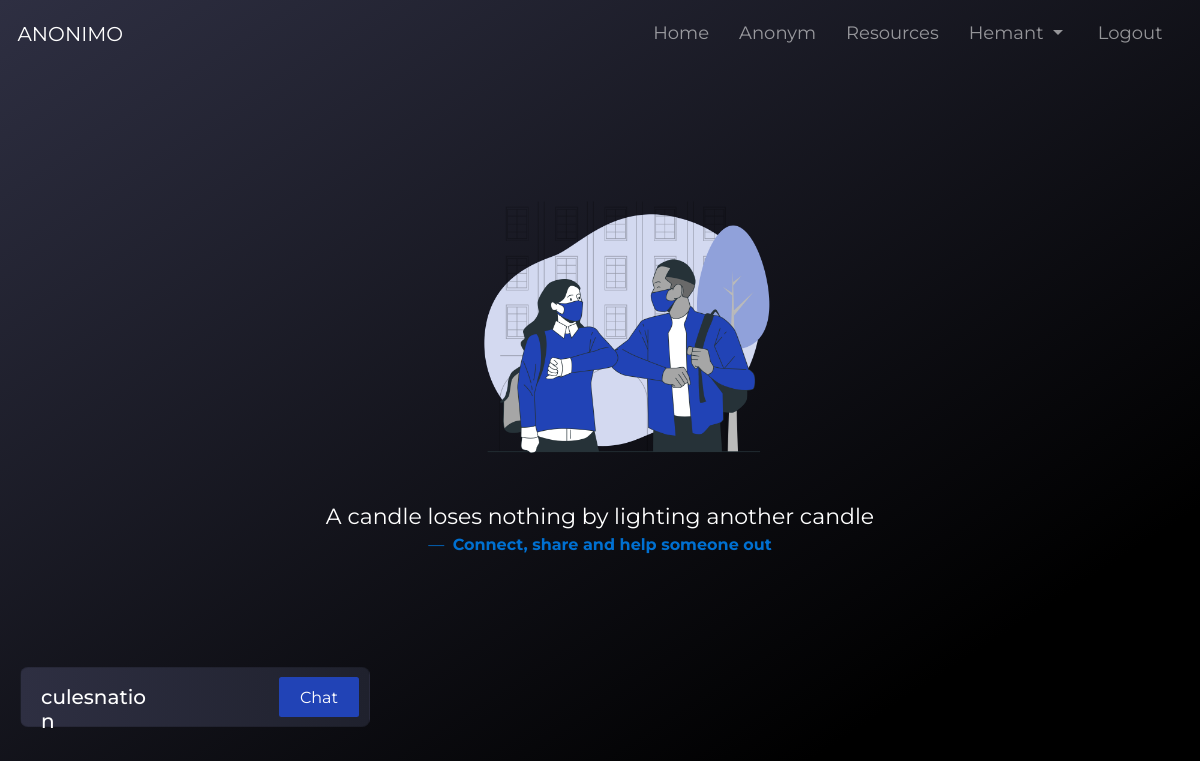
/chatlist (signed in), run on an earlier commit of the app's database.
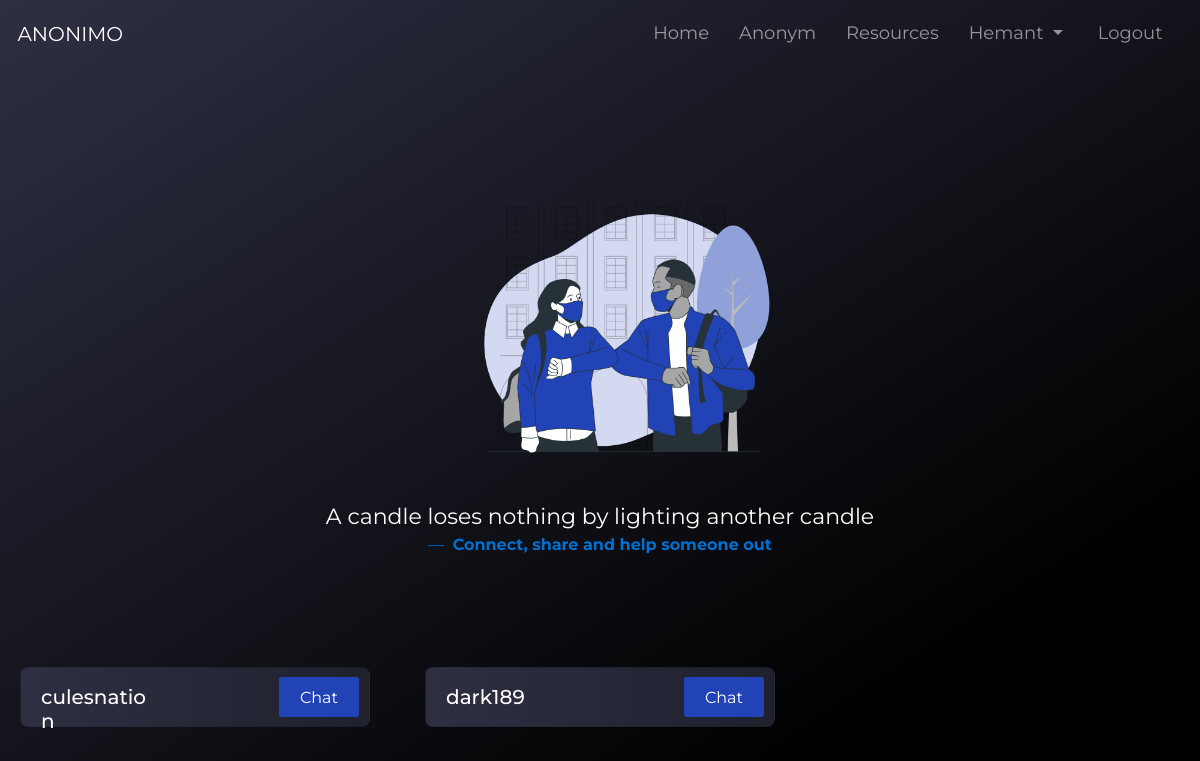
And on a later commit of the database.
### home/models.py (models this page shows, shortened)
class FollowersCount(models.Model):
    follower = models.CharField(max_length=1000)
    user = models.CharField(max_length=1000)

### home/views.py (the view)
# urls.py: path('chatlist',views.chatlist, name = "chatlist"),
def chatlist(request):
    allfollowers = FollowersCount.objects.all().filter(user = request.user)
    allProfiles = editProfile.objects.all()
    user_names_followers = []
    for name in allfollowers:
        current_user = User.objects.get(username = name.follower)
        user_names_followers.append(current_user)
    return render(request, 'chatlist.html',{'allfollowers': allfollowers,'allProfiles':allProfiles,'user_names_followers':user_names_followers})

### templates/chatlist.html (shortened to what this page needs)
{% extends 'base.html' %}
{% load static %}
{% block content %}
<link rel ="stylesheet" href="{% static 'css/chatlist.css' %}">
<link rel="stylesheet" href="https://cdnjs.cloudflare.com/ajax/libs/font-awesome/4.7.0/css/font-awesome.min.css">
<br><br><br><br><br><br>
<center>
  <figure>
    <div  class="chatlist-header-img">
      <img src="{% static 'img/Elbow bump-bro.png' %}" alt="" style="width: 30rem; height:auto;">
    </div>
    <blockquote class="blockquote">
      <p  style="font-size: 2.2rem; color: white; padding-top: 2rem;"> A candle loses nothing by lighting another candle</p>
    </blockquote>
    <figcaption class="blockquote-footer " style="font-size: 1.6rem; color: #0070d1;">
      <b>Connect, share and help someone out</b>
    </figcaption>
  </figure>
</center>
<div class="row row-cols-1 row-cols-md-3 g-4">
 {% for follower in allfollowers  %}
 <div class="col">
<div class="card">
  <div class="row no-gutters">
      <div class="col-sm-5">
        <div class="card-body">
          <h4 class="card-title">{{follower.follower}}</h4>
         </div>
      </div>
      <div class="col-sm-7">
        {% for current in user_names_followers %}
        {% if current.username == follower.follower %}
          <a href="/chat/{{current.id}}" class="btn btn-primary" style="padding-top:.8rem">Chat</a>
        {% endif %}
    {% endfor %}
      </div>
  </div>
</div>
</div>
{% endfor %}
</div>
{% endblock content %}

### templates/base.html (shortened to what this page needs)
{% load static %}
<!DOCTYPE html>
<html lang="en">
  <head>
    <link
      href="https://cdn.jsdelivr.net/npm/bootstrap@5.0.2/dist/css/bootstrap.min.css"
      rel="stylesheet" href="{% static 'css/base.css' %}"
    />
  </head>
<nav class="navbar fixed-top navbar-expand-lg navbar-dark p-md-3">
    <div class="container-fluid" style="background:background: linear-gradient(to left, rgb(31, 33, 45), rgb(46, 47, 66)) !important;">
      <a class="navbar-brand" style="font-size: 2rem;" href="/">ANONIMO</a>
      <div class="collapse navbar-collapse" id="navbarSupportedContent">
        <ul class="navbar-nav ms-auto mb-2 mb-lg-0">
          <li class="nav-item">
            <a
              class="nav-link {% block homepage %}{% endblock homepage %} px-4"
              aria-current="page"
              href="/"
              >Home</a
            >
          </li>
          <li class="nav-item">
            <a
              class=" nav-link px-4 {% block anonympage %}{% endblock anonympage   %} " href="/anonym">Anonym</a >
          </li>
          <li class="nav-item">
            <a
              class="nav-link px-4 {% block resourcespage %}{% endblock resourcespage   %}" href="/resources">Resources</a>
          </li>
          {% if user.is_authenticated %}
          <li class="nav-item dropdown">
            <a
              class="
                nav-link
                dropdown-toggle
                px-4
                {%
                block
                profilepage
                %}{%
                endblock
                profilepage
                %}
              "
              href="/profile"
              id="navbarDropdown"
              role="button"
              data-bs-toggle="dropdown"
              aria-expanded="false"
            >
              {{request.user.username}}
            </a>
          </li>
          {% endif %}
          {% if user.is_authenticated %}
          <li class="nav-item px-4">
            <a class="nav-link {% block logoutpage %}{% endblock logoutpage %}"href="/logout">Logout</a>
          {% else %}
          <li class="nav-item px-4">
            <a class="nav-link {% block loginpage %}{% endblock loginpage %}" href="/login">Login</a>
          </li>
          {% endif %}
        </ul>
      </div>
    </div>
  </nav>
  <body style="background-color: #000">
    {% block content %} {% endblock content %}
  </body>
</html>

### static/css/chatlist.css (style rules this page uses)
html { font-size: 62.5%; overflow-x: hidden; }
body { background-image: linear-gradient(147deg, #2e2f42 0%, black 74%); font-family: 'Montserrat', sans-serif; font-size: 2rem; height: 96rem; background-repeat: no-repeat; overflow-x: hidden; }
.navbar { position: fixed; height: 7%; }
.card { background-image: linear-gradient(to left,#1f212d,#2e2f42); color: white; margin: auto; margin-top: 10rem; width: 35rem; height: 6rem; border-radius: 0.8rem; }
.card-title { margin-top: 0.7rem; margin-left: 1rem; font-size: 2rem; }
.btn { background-color: #2143b6; margin-top: 0.9rem; border-color: transparent; width: 8rem; height: 4rem; float: right; margin-right: 1rem; font-size: 1.6rem; padding-top: 0.4rem; }
.chatlist-header-img img { width: 18rem; margin-left: 5rem; }

### templates/base.html (style rules this page uses)
body { background-color: linear-gradient(147deg, #2e2f42 0%, black 60%) !important; background-repeat: no-repeat; background-size:cover !important; }
nav { border-radius: 0px 0px 20px 20px; font-size: 18px !important; }

What changed in the data, as far as the page shows it:
added FollowersCount: follower "dark189"
